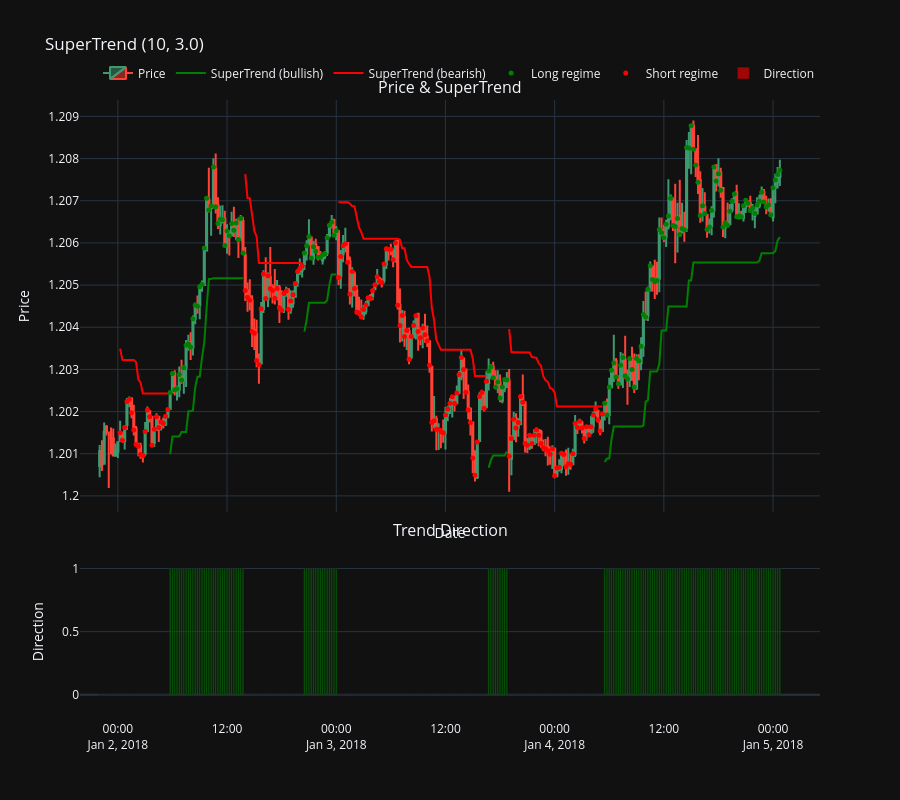

The code cell stored with this chart in its notebook:
### Code cell
st=SuperTrend(data, period=10, multiplier=3.0)
st.plot(0,300)

### Figure 1 — Plotly figure (JSON) as saved in the notebook; plotly's stock layout.template omitted (floating-point values rounded to 4 significant figures; data arrays with more than 128 entries replaced by an {"elided": "..."} marker saying what was removed)
{"data": [{"close": {"elided": "300 float values"}, "high": {"elided": "300 float values"}, "low": {"elided": "300 float values"}, "name": "Price", "open": {"elided": "300 float values"}, "type": "candlestick", "x": {"elided": "300 str values"}, "xaxis": "x", "yaxis": "y"}, {"connectgaps": false, "line": {"color": "green", "width": 2}, "mode": "lines", "name": "SuperTrend (bullish)", "type": "scatter", "x": {"elided": "300 str values"}, "xaxis": "x", "y": {"elided": "300 float values"}, "yaxis": "y"}, {"connectgaps": false, "line": {"color": "red", "width": 2}, "mode": "lines", "name": "SuperTrend (bearish)", "type": "scatter", "x": {"elided": "300 str values"}, "xaxis": "x", "y": {"elided": "300 float values"}, "yaxis": "y"}, {"marker": {"color": "green", "size": 5, "symbol": "circle"}, "mode": "markers", "name": "Long regime", "type": "scatter", "x": {"elided": "135 str values"}, "xaxis": "x", "y": {"elided": "135 float values"}, "yaxis": "y"}, {"marker": {"color": "red", "size": 5, "symbol": "circle"}, "mode": "markers", "name": "Short regime", "type": "scatter", "x": {"elided": "156 str values"}, "xaxis": "x", "y": {"elided": "156 float values"}, "yaxis": "y"}, {"marker": {"color": {"elided": "300 str values"}}, "name": "Direction", "opacity": 0.6, "type": "bar", "x": {"elided": "300 str values"}, "xaxis": "x2", "y": {"elided": "300 int values"}, "yaxis": "y2"}], "layout": {"annotations": [{"font": {"size": 16}, "showarrow": false, "text": "Price & SuperTrend", "x": 0.5, "xanchor": "center", "xref": "paper", "y": 1.0, "yanchor": "bottom", "yref": "paper"}, {"font": {"size": 16}, "showarrow": false, "text": "Trend Direction", "x": 0.5, "xanchor": "center", "xref": "paper", "y": 0.285, "yanchor": "bottom", "yref": "paper"}], "height": 800, "hovermode": "x unified", "legend": {"orientation": "h", "x": 1, "xanchor": "right", "y": 1.02, "yanchor": "bottom"}, "title": {"text": "SuperTrend (10, 3.0)"}, "xaxis": {"anchor": "y", "domain": [0, 1], "matches": "x2", "rangeslider": {"visible": false}, "showticklabels": false, "title": {"text": "Date"}}, "xaxis2": {"anchor": "y2", "domain": [0, 1], "rangeslider": {"visible": false}}, "yaxis": {"anchor": "x", "domain": [0.335, 1.0], "title": {"text": "Price"}}, "yaxis2": {"anchor": "x2", "domain": [0, 0.285], "range": [-0.2, 1.2], "title": {"text": "Direction"}}}}
